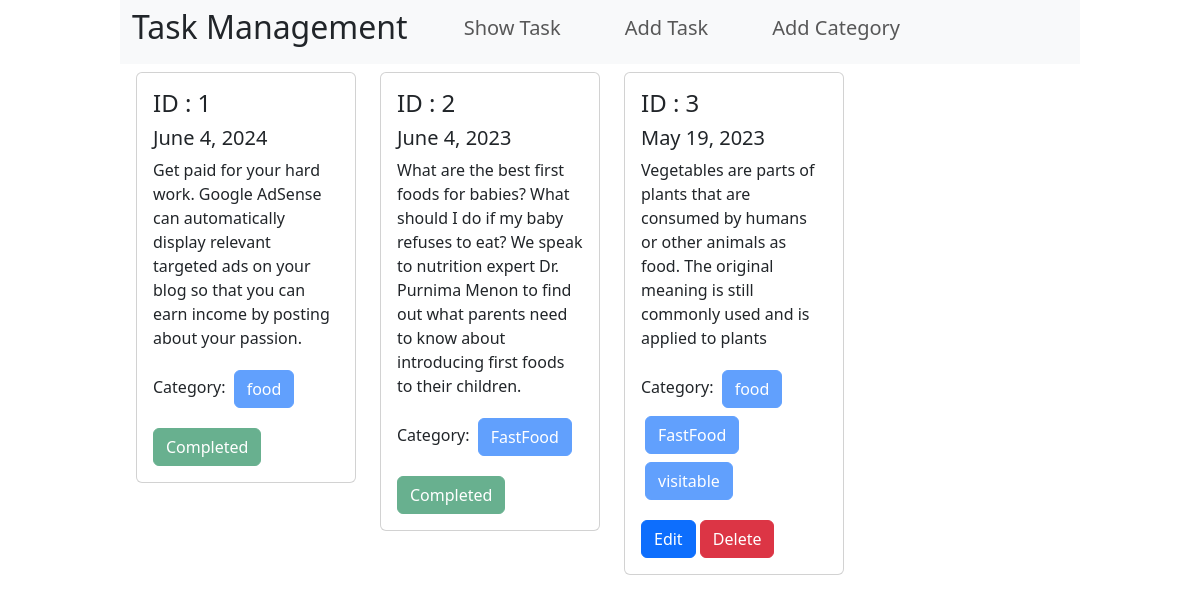
The page / on the database its author committed.
### TaskApp/models.py (models this page shows, shortened)
class TaskModel(models.Model):
    title = models.CharField(max_length=150)
    description = models.TextField(default='')
    is_complete = models.BooleanField(default=False)
    date = models.DateField(default=date.today)
    category = models.ManyToManyField(CategoryModel)

### categoryApp/models.py (models this page shows, shortened)
class CategoryModel(models.Model):
    category_name = models.CharField(max_length=50)

### TaskProject/views.py (the view)
# urls.py: 2. Add a URL to urlpatterns:  path('', views.home, name='home')
def home(request):
    deta=TaskModel.objects.all()
    return render(request,'home.html',{'deta':deta})

### templates/home.html
{% extends "base.html" %}
{% load crispy_forms_tags %}
{% block content %}
<div class='p-2 gap-2 d-flex' style="width:80%; margin: auto;">
    {% for task in deta %}
    <div class="col-sm-3 mb-3 mb-sm-0">
      <div class="card mx-2">
        <div class="card-body">
          <h4 class="card-title">ID : {{ task.id }}</h4>
          <h5 class="card-text">{{ task.date }}</h5>
          <p>{{ task.description }}</p>
          <p>
            Category:
            {% for category in task.category.all %}
            <button class="btn btn-primary sm m-1" disabled>{{ category.category_name }}</button>
            {% endfor %}
          </p>
          {% if not task.is_complete %}
          <a href="{% url 'edit_tesk' task.id %}" class="btn btn-primary">Edit</a>
          <a href="{% url 'delete_tesk' task.id %}" class="btn btn-danger">Delete</a>
          {% else %}
          <button class="btn btn-success " disabled>Completed</button>
          {% endif %}
        </div>
      </div>
    </div>
    {% endfor %}
</div>
{% endblock content %}

### templates/base.html (shortened to what this page needs)
<!doctype html>
<html lang="en">
  <head>
    <link href="https://cdn.jsdelivr.net/npm/bootstrap@5.3.3/dist/css/bootstrap.min.css" rel="stylesheet">
  </head>
  <body>
    <div style="width:80% ; margin : auto" >
    <nav class="navbar navbar-expand-lg bg-body-tertiary ">
        <div class="container-fluid">
          <div class="collapse navbar-collapse" id="navbarSupportedContent">
            <ul class="navbar-nav me-auto mb-2 mb-lg-0 gap-5">
                <h2>Task Management</h2>
              <li class="nav-item">
                <a class="nav-link " aria-current="page" href="{% url "homepage" %}"><h5>Show Task</h5></a>
              </li>
              <li class="nav-item">
                <a class="nav-link "  href="{% url "Teskapp" %}"><h5>Add Task</h5></a>
              </li>
              <li class="nav-item">
                <a class="nav-link " aria-current="page" href="{% url "Categoryapp" %}"><h5>Add Category</h5></a>
              </li>
            </ul>
          </div>
        </div>
      </nav>
    </div>
    {% block content %}{% endblock  %}
  </body>
</html>

### rows shown on the page
TaskModel: id "1", date "June 4, 2024", description "Get paid for your hard work. Google AdSense can automatically display relevant targeted ads on your blog so that you can earn income by posting about your passion.", is_complete "Completed"
CategoryModel: category_name "food"
TaskModel: id "2", date "June 4, 2023", description "What are the best first foods for babies? What should I do if my baby refuses to eat? We speak to nutrition expert Dr. Purnima Menon to find out what parents need to know about introducing first foods to their children.", is_complete "Completed"
CategoryModel: category_name "FastFood"
TaskModel: id "3", date "May 19, 2023", description "Vegetables are parts of plants that are consumed by humans or other animals as food. The original meaning is still commonly used and is applied to plants", is_complete "Edit"
CategoryModel: category_name "visitable"
